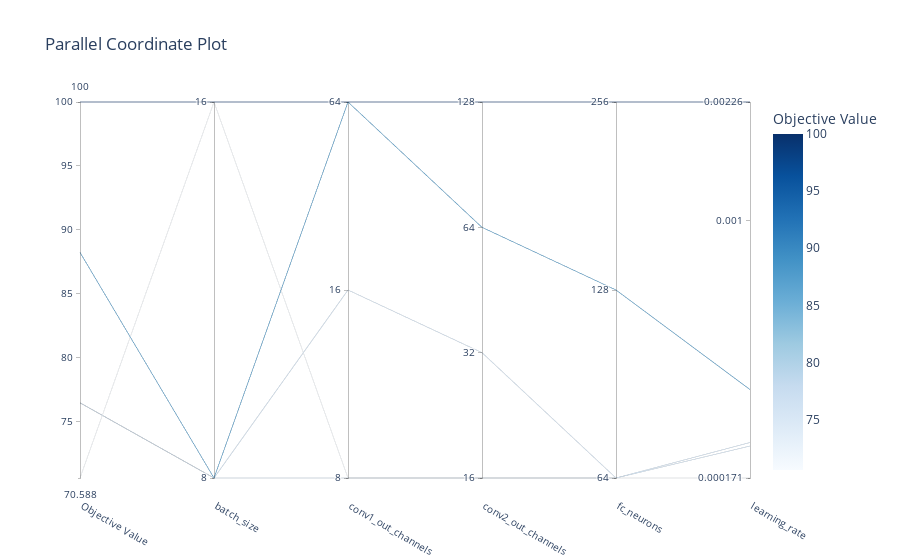

Source (notebook cell):
### Code cell
fig3 = plot_parallel_coordinate(study)
fig3.show()

### Figure 1 — Plotly figure (JSON) as saved in the notebook; plotly's stock layout.template omitted (floating-point values rounded to 4 significant figures)
{"data": [{"dimensions": [{"label": "Objective Value", "range": [70.59, 100], "values": [76.47, 76.47, 88.24, 70.59, 100]}, {"label": "batch_size", "range": [0, 1], "ticktext": ["8", "16"], "tickvals": [0, 1], "values": [0, 0, 0, 1, 1]}, {"label": "conv1_out_channels", "range": [0, 2], "ticktext": ["8", "16", "64"], "tickvals": [0, 1, 2], "values": [0, 1, 2, 0, 2]}, {"label": "conv2_out_channels", "range": [0, 3], "ticktext": ["16", "32", "64", "128"], "tickvals": [0, 1, 2, 3], "values": [0, 1, 2, 0, 3]}, {"label": "fc_neurons", "range": [0, 2], "ticktext": ["64", "128", "256"], "tickvals": [0, 1, 2], "values": [0, 0, 1, 0, 2]}, {"label": "learning_rate", "range": [-3.768, -2.645], "ticktext": ["0.000171", "0.001", "0.00226"], "tickvals": [-3.768, -3, -2.645], "values": [-3.662, -3.672, -3.504, -3.768, -2.645]}], "labelangle": 30, "labelside": "bottom", "line": {"color": [76.47, 76.47, 88.24, 70.59, 100], "colorbar": {"title": {"text": "Objective Value"}}, "colorscale": [[0, "rgb(247,251,255)"], [0.125, "rgb(222,235,247)"], [0.25, "rgb(198,219,239)"], [0.375, "rgb(158,202,225)"], [0.5, "rgb(107,174,214)"], [0.625, "rgb(66,146,198)"], [0.75, "rgb(33,113,181)"], [0.875, "rgb(8,81,156)"], [1, "rgb(8,48,107)"]], "reversescale": false, "showscale": true}, "type": "parcoords"}], "layout": {"title": {"text": "Parallel Coordinate Plot"}}}
